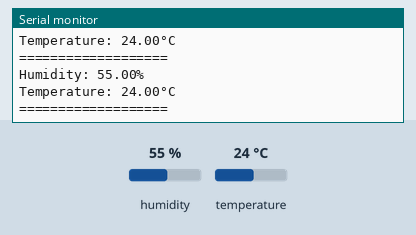
Bench run of a sketch on a simulated Arduino Uno, built with avr-gcc and run on an emulated ATmega328P. Shown: the last lines printed to the serial monitor. The inputs (shaded band) are chosen by the test bench; at power-on: humidity 55 %, temperature 24 °C.

Above: at 10.8 s.
10.9 s: humidity set to 22 %
At 20.7 s:
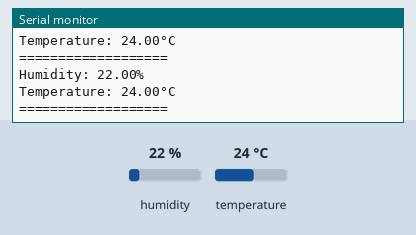
20.9 s: temperature set to 12 °C
At 30.7 s:
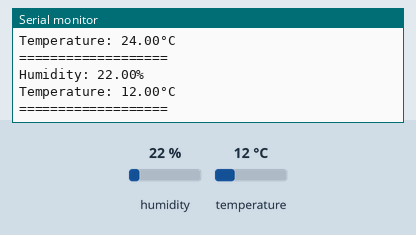
30.9 s: humidity set to 40 %
At 40.6 s:
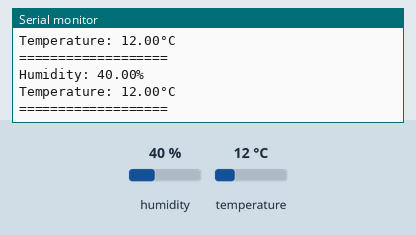
Timing chart, 0 to 42.1 s (numbered marks = the images above; inputs shaded):
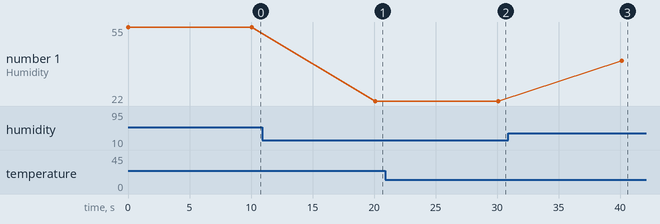

The sketch:

DHT11.ino
```cpp
#include "DHT.h"

#define DHTPIN 2     // Digital pin connected to the DHT sensor
#define DHTTYPE DHT11   // DHT 11

DHT dht(DHTPIN, DHTTYPE);

void setup() {
  Serial.begin(9600);
  Serial.println("DHT11 Start");
  Serial.println("===================");
  dht.begin();
}

void loop() {

  float h = dht.readHumidity();
  float t = dht.readTemperature();

  // Check if any reads failed and exit early (to try again).
  if (isnan(h) || isnan(t)) {
    Serial.println("Failed to read from DHT11 sensor!");
    return;
  }

  Serial.print("Humidity: ");
  Serial.print(h);
  Serial.println("% ");

  Serial.print("Temperature: ");
  Serial.print(t);
  Serial.println("°C ");

  Serial.println("===================");
  delay(1000*10); //delay 10 sec

}
```

Measured:
- after the input at 10.9 s, the serial monitor: prints a new line after 9.2 s (image 1)
- after the input at 20.9 s, the serial monitor: prints a new line after 9.2 s (image 2)
- after the input at 30.9 s, the serial monitor: prints a new line after 9.2 s (image 3)
- plotted number 1: 55 → 22 after the input at 10.9 s, 22 → 40 after the input at 30.9 s
